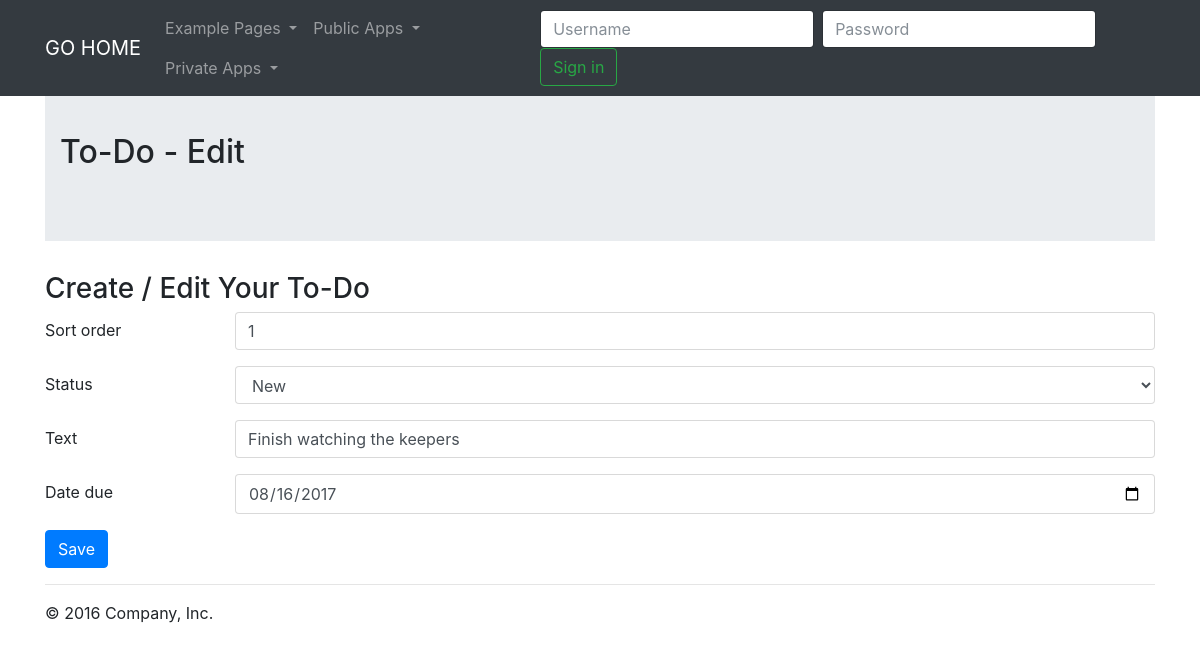
Page /todo/2/edit/ on the committed database.
### todo/models.py (models this page shows, shortened)
class ToDoItem(models.Model):
    sort_order = models.BigIntegerField(unique=True)
    status = models.ForeignKey(ToDoStatus)
    text = models.CharField(max_length=500)
    create_date = models.DateField('date created', null=True, default=timezone.now)
    due_date = models.DateField('date due', null=True, blank=True)
    user = models.ForeignKey('auth.User')

### todo/views.py (the view)
# urls.py: url(r'^(?P<pk>[0-9]+)/edit/$', views.edit, name='edit'),
def edit(request, pk):
    todo_item = get_object_or_404(ToDoItem, pk=pk)
    if request.method == 'POST':
        form = ToDoItemForm(request.POST, instance=todo_item)
        if form.is_valid():
            todo_item = form.save(commit=False)
            todo_item.save()
            return redirect('todo:home')
    else:
        form = ToDoItemForm(instance=todo_item)
    for field in form.fields:
        form.fields[field].widget.attrs['class'] = 'form-control'
    form.fields['due_date'].widget.input_type = 'date'
    context = {
        'form': form,
        'title': 'Edit'
    }
    return render(request, 'todo/edit.html', context=context)

### todo/forms.py
class ToDoItemForm(forms.ModelForm):
    class Meta:
        model = ToDoItem
        fields = ('sort_order', 'status', 'text', 'due_date')

### todo/models.py (called while the page is built)
    def __str__(self):
        return self.text

### todo/templates/todo/edit.html (shortened to what this page needs)
{%  extends "main.html" %}
{% block jumbotronContent %}
    <h2>To-Do - {{ title }}</h2>
{% endblock %}
{% block bodyContent %}
    <h3>Create / Edit Your To-Do</h3>
    <form method="post">
        {% for field in form %}
            <div class="form-group row">
                <label class="col-sm-2 col-form-label" for="id_{{ field.name }}">{{ field.label }}</label>
                <div class="col-sm-10">
                    {{ field }}
                </div>
            </div>
        {% endfor %}
        <button type="submit" class="btn btn-primary">Save</button>
    </form>
{% endblock %}

### static/src/css/main.css (style rules this page uses)
body { min-height: 2000px; padding-top: 70px; }

### rows in the picture
ToDoItem: form "1" "New" "Finish watching the keepers" "08/16/2017"

### other values in the picture
{{ title }} "Edit"
{{ field.label }} "Sort order" "Status" "Text" "Date due"
